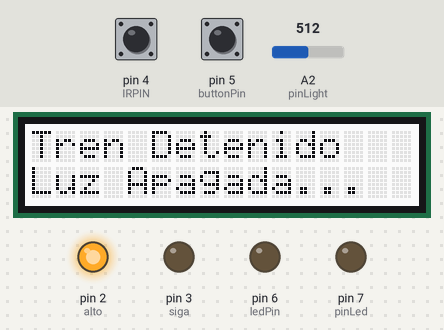
A sketch run on a simulated Arduino Uno, built with avr-gcc and run on an emulated ATmega328P. On the bench: 16×2 character LCD, output pins drawn as LEDs (lit = HIGH). The test bench sets the inputs (shaded band); at power-on: pin 5 (buttonPin) LOW, A2 (pinLight) = 512, pin 4 (IRPIN) HIGH. What the sketch prints to the serial monitor is not drawn.

Above: at 2.2 s.
2.3 s: pin 5 (buttonPin) pulled HIGH for 0.15 s
At 3.4 s:
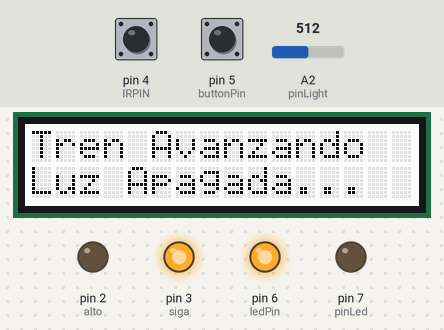
3.9 s: A2 (pinLight) set to 418
5.4 s: A2 (pinLight) set to 392
At 6.7 s:
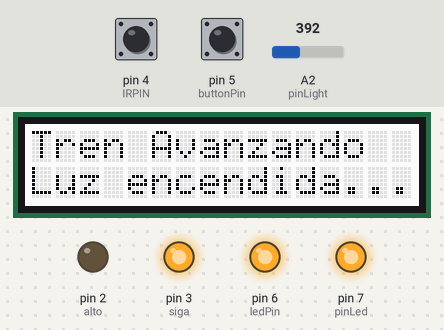
7.0 s: A2 (pinLight) set to 410
At 8.3 s:
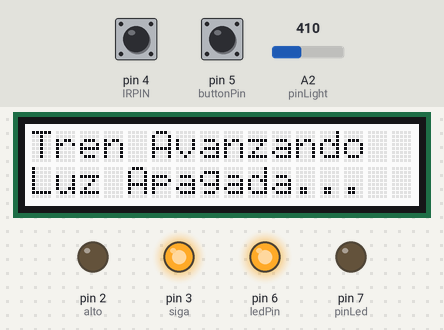
8.6 s: A2 (pinLight) set to 390
At 34.5 s:
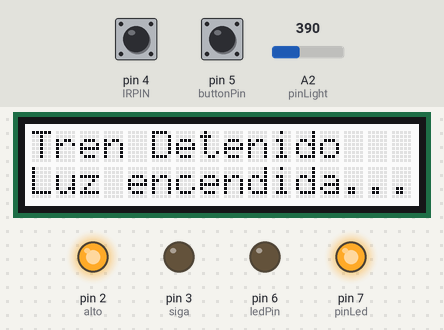
Timing chart, 0 to 35.5 s (numbered marks = the images above; inputs shaded):
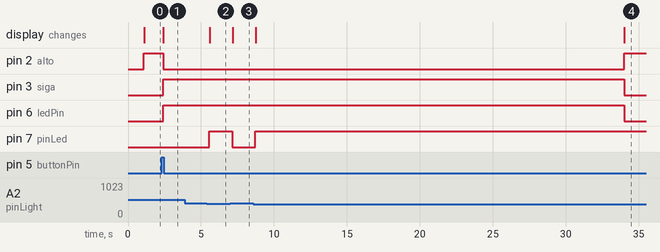

Measured:
- the behaviour switches between 400 and 399 on A2 (pinLight) (found by bisection; images 1 and 2)
- after the input at 2.3 s, pin 2 (alto): HIGH → LOW after 0.11 s; pin 3 (siga): LOW → HIGH after 0.11 s; pin 6 (ledPin): LOW → HIGH after 0.13 s; the display: changes after 0.13 s (image 1)
- after the input at 3.9 s, every drawn part: stays the same
- after the input at 5.4 s, pin 7 (pinLed): LOW → HIGH after 0.17 s; the display: changes after 0.19 s (image 2)
- after the input at 7.0 s, pin 7 (pinLed): HIGH → LOW after 0.15 s; the display: changes after 0.17 s (image 3)
- after the input at 8.6 s, pin 7 (pinLed): LOW → HIGH after 0.13 s; the display: first changes after 0.15 s (image 4 shows a later state)

The sketch:

Grove_Light_Sensor.ino
```cpp
// demo of Starter kit V2.0 - Grove - Light Sensor
// when the value of light sensor ledd than a certain value
// led will on, you can set this certain value via change thresholdvalue
// such as when you cover light sensor with your hand, you'll find led on
#include <Arduino.h>
#include <NECIRrcv.h>
#define IRPIN 4
const int pinLight = A2;
const int pinLed   = 7;

int thresholdvalue=400;                 //the threshold to turn on or off the LED

#include <Wire.h>
#include "rgb_lcd.h"

rgb_lcd lcd;
const int buttonPin = 5;     // the number of the pushbutton pin
const int ledPin =  6;      // the number of the LED pin
const int alto=2;
const int siga=3;
int cont=0;
// variables will change:
int buttonState = 0;
  // pin that IR detector is connected to

static int aux = 1;
NECIRrcv ir(IRPIN) ;


void setup()
{
    pinMode(pinLed, OUTPUT);             //set the LED on Digital 12 as an OUTPUT
     lcd.begin(16, 2);

    // Print a message to the LCD.
    lcd.print("Bienvenido ...");
    pinMode(ledPin, OUTPUT);
    pinMode(alto,OUTPUT);
    pinMode(siga,OUTPUT);
  // initialize the pushbutton pin as an input:
  pinMode(buttonPin, INPUT);
    Serial.begin(9600);
   //   pinMode(led, OUTPUT);
  ir.begin() ;
    delay(1000);
}

void loop()
{
  // lcd.clear();
   luz();
   ird();
   if (cont==0)
   {
   avanzar();
   }
   if (cont != 0)
   {
    cont = cont - 1;
    Serial.println(cont);
   }
   delay(300);
}
void luz()
{
  int sensorValue = analogRead(pinLight);    //the light sensor is attached to analog 0
    if(sensorValue<thresholdvalue)
    {
        digitalWrite(pinLed, HIGH);
        lcd.setCursor(0, 1);
        lcd.print("Luz encendida...");

    }
    else
    {
        digitalWrite(pinLed, LOW);
        lcd.setCursor(0, 1);
        lcd.print("Luz Apagada...  ");
    }
}
void avanzar()
{
   // read the state of the pushbutton value:
  buttonState = digitalRead(buttonPin);

  // check if the pushbutton is pressed.
  // if it is, the buttonState is HIGH:
  if (buttonState == HIGH) {
    // turn LED on:
    digitalWrite(alto,LOW);
    digitalWrite(siga,HIGH);
     lcd.setCursor(0, 0);
    lcd.print("Tren Avanzando  ");
    digitalWrite(ledPin, HIGH);
    cont=100;
  } else {
    // turn LED off:
    digitalWrite(alto,HIGH);
    digitalWrite(siga,LOW);
    lcd.setCursor(0, 0);
    lcd.print("Tren Detenido  ");
    digitalWrite(ledPin, LOW);
  }
}
void ird()
{
  unsigned long ircode ;
  while (ir.available()) {
    ircode = ir.read() ;
    if(ircode == 3125149440){  /*en nuestro caso, corresponde con el botón encendido/apagado del mando*/
      if(aux == 0){
        cont=100;
    digitalWrite(alto,LOW);
    digitalWrite(siga,HIGH);
    lcd.setCursor(0, 0);
    lcd.print("Tren Avanzando  ");
    digitalWrite(ledPin, HIGH);
        aux = 1;
      }
      else{

        aux = 0;
      }
    }
  }
}
```
